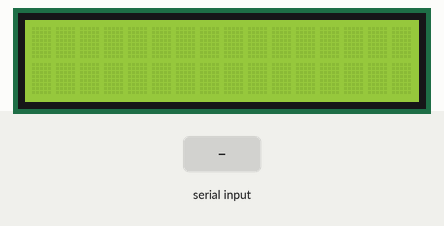
This sketch was run on a simulated Arduino Uno, built with avr-gcc and run on an emulated ATmega328P. Shown: 16×2 character LCD. The test bench sets the inputs (shaded band).

Above: at 1.2 s.
1.3 s: "0" received over Serial
At 2.5 s:
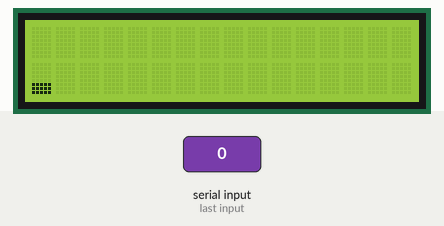
2.8 s: "1" received over Serial
At 3.9 s:
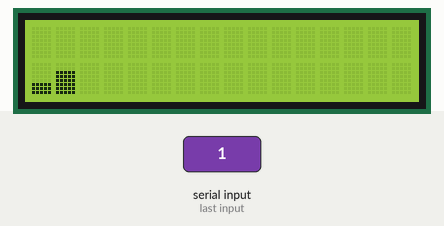
4.3 s: "2" received over Serial
At 5.0 s:
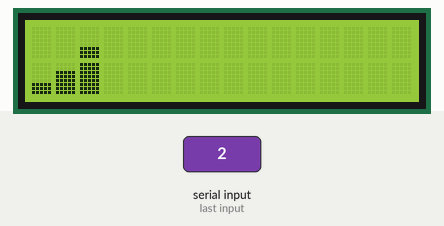
5.8 s: "3" received over Serial
At 6.1 s:
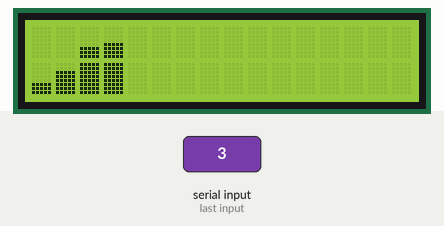
7.3 s: "4" received over Serial
At 8.5 s:
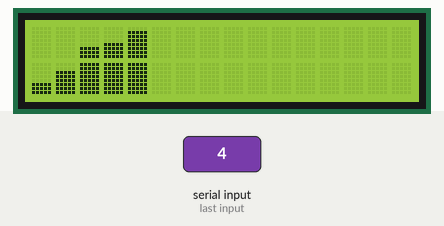
8.8 s: "5" received over Serial
At 9.6 s:
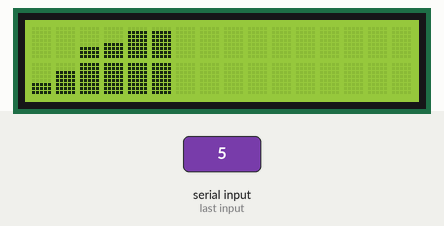
Timing chart, 0 to 11.3 s (numbered marks = the images above; inputs shaded):
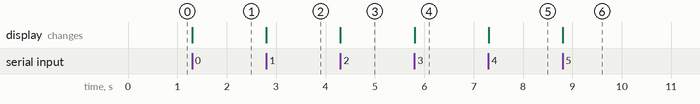

The sketch:

ArduinoAudioEqualizer.ino
```cpp
#include <LiquidCrystal.h>

  LiquidCrystal lcd(12,11,2,3,4,5,6,7,8,9);

  int incomingByte = 0;   // for incoming serial data

  String input;
  byte char01[8]
  {
    B00000,
    B00000,
    B00000,
    B00000,
    B00000,
    B00000,
    B00000,
    B11111
  };
    byte char02[8]
  {
    B00000,
    B00000,
    B00000,
    B00000,
    B00000,
    B00000,
    B11111,
    B11111
  };
    byte char03[8]
  {
    B00000,
    B00000,
    B00000,
    B00000,
    B00000,
    B11111,
    B11111,
    B11111
  };
    byte char04[8]
  {
    B00000,
    B00000,
    B00000,
    B00000,
    B11111,
    B11111,
    B11111,
    B11111
  };
    byte char05[8]
  {
    B00000,
    B00000,
    B00000,
    B11111,
    B11111,
    B11111,
    B11111,
    B11111
  };
    byte char06[8]
  {
    B00000,
    B00000,
    B11111,
    B11111,
    B11111,
    B11111,
    B11111,
    B11111
  };
    byte char07[8]
  {
    B00000,
    B11111,
    B11111,
    B11111,
    B11111,
    B11111,
    B11111,
    B11111
  };
      byte char08[8]
  {
    B11111,
    B11111,
    B11111,
    B11111,
    B11111,
    B11111,
    B11111,
    B11111
  };

int rcv = -1;
void setup()
 {
  input = "";
  Serial.begin(9600); // opens serial port, sets data rate to 9600 bps
  lcd.begin(16,2);
  lcd.createChar(1,char01);
  lcd.createChar(2,char02);
  lcd.createChar(3,char03);
  lcd.createChar(4,char04);
  lcd.createChar(5,char05);
  lcd.createChar(6,char06);
  lcd.createChar(7,char07);
  lcd.createChar(8,char08);
  lcd.noCursor();
  lcd.setCursor(0,1);
 }

 int i = 0;
 int positionx = 0;

 void loop()
 {
     //send data only when you receive data:
    if (Serial.available() > 0) {
            incomingByte = Serial.read();
            if(incomingByte == '-')
            {
              lcd.setCursor(0,1);
              positionx = 0;
            }else
            {
              char c = incomingByte;
              i = c;
              if(i == 48)
              {
                lcd.setCursor(positionx, 0);
                lcd.print(" ");
                lcd.setCursor(positionx, 1);
                lcd.write(3);
              }else if(i == 49)
              {
                lcd.setCursor(positionx, 0);
                lcd.print(" ");
                lcd.setCursor(positionx, 1);
                lcd.write(6);
              }
              else if(i == 50)
              {
                lcd.setCursor(positionx, 0);
                lcd.print(" ");
                lcd.setCursor(positionx, 1);
                lcd.write(8);
                lcd.setCursor(positionx, 0);
                lcd.write(3);
                lcd.setCursor(positionx, 1);
              }
              else if(i == 51)
              {
                lcd.setCursor(positionx, 0);
                lcd.print(" ");
                lcd.setCursor(positionx, 1);
                lcd.write(8);
                lcd.setCursor(positionx, 0);
                lcd.write(4);
                lcd.setCursor(positionx, 1);
              }
              else if(i == 52)
              {
                lcd.setCursor(positionx, 0);
                lcd.print(" ");
                lcd.setCursor(positionx, 1);
                lcd.write(8);
                lcd.setCursor(positionx, 0);
                lcd.write(7);
                lcd.setCursor(positionx, 1);
              }
              else if(i == 53)
              {
                lcd.setCursor(positionx, 0);
                lcd.print(" ");
                lcd.setCursor(positionx, 1);
                lcd.write(8);
                lcd.setCursor(positionx, 0);
                lcd.write(7);
                lcd.setCursor(positionx, 1);
              }
              else if(i == 54)
              {
                lcd.setCursor(positionx, 0);
                lcd.print(" ");
                lcd.setCursor(positionx, 1);
                lcd.write(8);
                lcd.setCursor(positionx, 0);
                lcd.write(8);
                lcd.setCursor(positionx, 1);
              }
              positionx++;
            }
    }else
    {
    }
 }
```

Measured:
- after the input at 1.3 s, the display: changes at once (image 1)
- after the input at 2.8 s, the display: changes at once (image 2)
- after the input at 4.3 s, the display: changes at once (image 3)
- after the input at 5.8 s, the display: changes at once (image 4)
- after the input at 7.3 s, the display: changes at once (image 5)
- after the input at 8.8 s, the display: changes at once (image 6)
